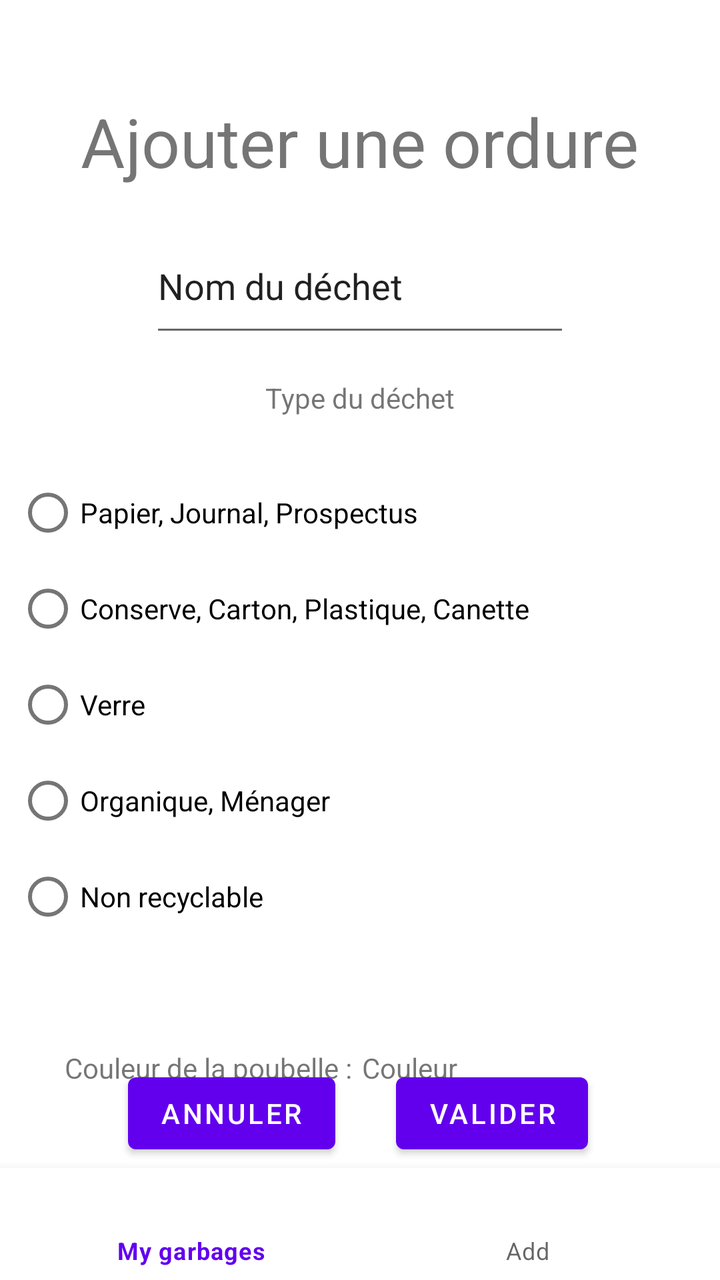
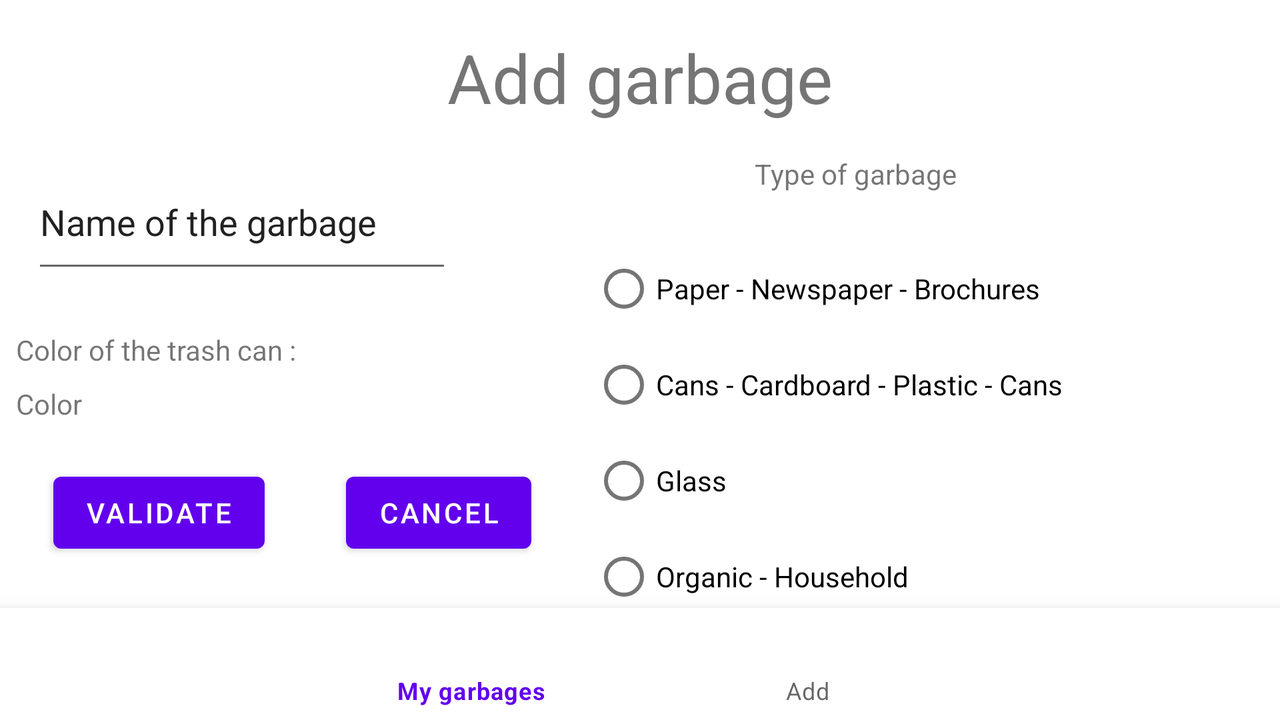

Two renders of one Android screen. The first uses the default layout on a phone; the second uses the alternative layout the repository ships for a different screen configuration, on a matching device. The two XML files are below.
<!-- AndroidManifest.xml: application theme Theme.GarbageGuide -->
<!-- res/layout/activity_add_garbage.xml -->
<?xml version="1.0" encoding="utf-8"?>
<androidx.constraintlayout.widget.ConstraintLayout xmlns:android="http://schemas.android.com/apk/res/android"
    xmlns:app="http://schemas.android.com/apk/res-auto"
    xmlns:tools="http://schemas.android.com/tools"
    android:id="@+id/radioButton_blueTrash"
    android:layout_width="match_parent"
    android:layout_height="match_parent">

    <TextView
        android:id="@+id/txt_add_ordure"
        android:layout_width="wrap_content"
        android:layout_height="wrap_content"
        android:layout_marginTop="48dp"
        android:text="Ajouter une ordure"
        android:textSize="34sp"
        app:layout_constraintBottom_toTopOf="@+id/bottom_navigation"
        app:layout_constraintEnd_toEndOf="parent"
        app:layout_constraintStart_toStartOf="parent"
        app:layout_constraintTop_toTopOf="parent"
        app:layout_constraintVertical_bias="0.0" />

    <EditText
        android:id="@+id/editTextTextPersonName"
        android:layout_width="wrap_content"
        android:layout_height="64dp"
        android:layout_marginTop="16dp"
        android:ems="10"
        android:inputType="textPersonName"
        android:text="Nom du déchet"
        app:layout_constraintBottom_toTopOf="@+id/validate_button_add_garbage"
        app:layout_constraintEnd_toEndOf="parent"
        app:layout_constraintStart_toStartOf="parent"
        app:layout_constraintTop_toBottomOf="@+id/txt_add_ordure"
        app:layout_constraintVertical_bias="0.0" />

    <TextView
        android:id="@+id/textview_select_garbage_type"
        android:layout_width="wrap_content"
        android:layout_height="wrap_content"
        android:layout_marginTop="16dp"
        android:text="Type du déchet"
        app:layout_constraintBottom_toTopOf="@+id/validate_button_add_garbage"
        app:layout_constraintEnd_toEndOf="parent"
        app:layout_constraintStart_toStartOf="parent"
        app:layout_constraintTop_toBottomOf="@+id/editTextTextPersonName"
        app:layout_constraintVertical_bias="0.0" />

    <RadioGroup
        android:id="@+id/radiogroup_garbage_type"
        android:layout_width="344dp"
        android:layout_height="260dp"
        android:layout_marginStart="34dp"
        android:layout_marginTop="24dp"
        android:layout_marginEnd="34dp"
        app:layout_constraintBottom_toBottomOf="@+id/bottom_navigation"
        app:layout_constraintEnd_toEndOf="parent"
        app:layout_constraintStart_toStartOf="parent"
        app:layout_constraintTop_toBottomOf="@+id/textview_select_garbage_type"
        app:layout_constraintVertical_bias="0.0">

        <RadioButton
            android:id="@+id/radioButton_blue_trash"
            android:layout_width="match_parent"
            android:layout_height="wrap_content"
            android:text="Papier, Journal, Prospectus" />

        <RadioButton
            android:id="@+id/radioButton_yellow_trash"
            android:layout_width="match_parent"
            android:layout_height="wrap_content"
            android:text="Conserve, Carton, Plastique, Canette" />

        <RadioButton
            android:id="@+id/radioButton_green_trash"
            android:layout_width="match_parent"
            android:layout_height="wrap_content"
            android:text="Verre" />

        <RadioButton
            android:id="@+id/radioButton_black_trash"
            android:layout_width="match_parent"
            android:layout_height="wrap_content"
            android:text="Organique, Ménager" />

        <RadioButton
            android:id="@+id/radioButton_grey_red_brown_trash"
            android:layout_width="match_parent"
            android:layout_height="wrap_content"
            android:text="Non recyclable" />

    </RadioGroup>

    <TextView
        android:id="@+id/textView_info_color_trash"
        android:layout_width="wrap_content"
        android:layout_height="wrap_content"
        android:layout_marginTop="32dp"
        android:text="Couleur de la poubelle :"
        app:layout_constraintBottom_toBottomOf="parent"
        app:layout_constraintEnd_toEndOf="parent"
        app:layout_constraintHorizontal_bias="0.15"
        app:layout_constraintStart_toStartOf="parent"
        app:layout_constraintTop_toBottomOf="@+id/radiogroup_garbage_type"
        app:layout_constraintVertical_bias="0.0" />

    <TextView
        android:id="@+id/textView_trash_color_for_db"
        android:layout_width="wrap_content"
        android:layout_height="wrap_content"
        android:layout_marginTop="32dp"
        android:text="Couleur"
        app:layout_constraintBottom_toTopOf="@+id/bottom_navigation"
        app:layout_constraintEnd_toEndOf="parent"
        app:layout_constraintHorizontal_bias="0.58"
        app:layout_constraintStart_toStartOf="parent"
        app:layout_constraintTop_toBottomOf="@+id/radiogroup_garbage_type"
        app:layout_constraintVertical_bias="0.0" />

    <Button
        android:id="@+id/cancel_button_add_garbage"
        android:layout_width="wrap_content"
        android:layout_height="wrap_content"
        android:text="Annuler"
        app:layout_constraintBottom_toBottomOf="@+id/bottom_navigation"
        app:layout_constraintEnd_toEndOf="parent"
        app:layout_constraintHorizontal_bias="0.25"
        app:layout_constraintStart_toStartOf="parent"
        app:layout_constraintTop_toTopOf="parent"
        app:layout_constraintVertical_bias="0.9" />

    <Button
        android:id="@+id/validate_button_add_garbage"
        android:layout_width="wrap_content"
        android:layout_height="wrap_content"
        android:text="Valider"
        app:layout_constraintBottom_toBottomOf="parent"
        app:layout_constraintEnd_toEndOf="parent"
        app:layout_constraintHorizontal_bias="0.75"
        app:layout_constraintStart_toStartOf="parent"
        app:layout_constraintTop_toTopOf="parent"
        app:layout_constraintVertical_bias="0.9" />

    <com.google.android.material.bottomnavigation.BottomNavigationView
        android:id="@+id/bottom_navigation"
        android:layout_width="0dp"
        android:layout_height="wrap_content"
        android:background="@color/white"
        app:layout_constraintBottom_toBottomOf="parent"
        app:layout_constraintEnd_toEndOf="parent"
        app:layout_constraintStart_toStartOf="parent"
        app:menu="@menu/bottom_nav_menu">

    </com.google.android.material.bottomnavigation.BottomNavigationView>

</androidx.constraintlayout.widget.ConstraintLayout>
<!-- resources referenced by this layout -->
<resources>
  <style name="Theme.GarbageGuide" parent="Theme.MaterialComponents.DayNight.DarkActionBar">
          
          <item name="colorPrimary">@color/purple_500</item>
          <item name="colorPrimaryVariant">@color/purple_700</item>
          <item name="colorOnPrimary">@color/white</item>
          
          <item name="colorSecondary">@color/teal_200</item>
          <item name="colorSecondaryVariant">@color/teal_700</item>
          <item name="colorOnSecondary">@color/black</item>
          
          <item name="android:statusBarColor">?attr/colorPrimaryVariant</item>
          
      </style>
</resources>
<!-- res/layout-land/activity_add_garbage.xml (the repository's variant of the layout above) -->
<!-- drawn on the phone turned sideways -->
<?xml version="1.0" encoding="utf-8"?>
<androidx.constraintlayout.widget.ConstraintLayout xmlns:android="http://schemas.android.com/apk/res/android"
    xmlns:app="http://schemas.android.com/apk/res-auto"
    xmlns:tools="http://schemas.android.com/tools"
    android:id="@+id/radioButton_blueTrash"
    android:layout_width="match_parent"
    android:layout_height="match_parent">

    <TextView
        android:id="@+id/txt_add_ordure"
        android:layout_width="wrap_content"
        android:layout_height="wrap_content"
        android:layout_marginTop="16dp"
        android:text="@string/title_ajouter_une_ordure"
        android:textSize="34sp"
        app:layout_constraintBottom_toTopOf="@+id/bottom_navigation"
        app:layout_constraintEnd_toEndOf="parent"
        app:layout_constraintStart_toStartOf="parent"
        app:layout_constraintTop_toTopOf="parent"
        app:layout_constraintVertical_bias="0.0" />

    <EditText
        android:id="@+id/editTextTextPersonName"
        android:layout_width="wrap_content"
        android:layout_height="64dp"
        android:layout_marginStart="16dp"
        android:layout_marginTop="16dp"
        android:ems="10"
        android:inputType="textPersonName"
        android:text="@string/nom_du_d_chet"
        app:layout_constraintBottom_toTopOf="@+id/validate_button_add_garbage"
        app:layout_constraintEnd_toEndOf="parent"
        app:layout_constraintHorizontal_bias="0.0"
        app:layout_constraintStart_toStartOf="parent"
        app:layout_constraintTop_toBottomOf="@+id/txt_add_ordure"
        app:layout_constraintVertical_bias="0.0" />

    <TextView
        android:id="@+id/textview_select_garbage_type"
        android:layout_width="wrap_content"
        android:layout_height="wrap_content"
        android:layout_marginTop="16dp"
        android:text="@string/type_du_d_chet"
        app:layout_constraintBottom_toTopOf="@+id/validate_button_add_garbage"
        app:layout_constraintEnd_toEndOf="parent"
        app:layout_constraintHorizontal_bias="0.7"
        app:layout_constraintStart_toStartOf="parent"
        app:layout_constraintTop_toBottomOf="@+id/txt_add_ordure"
        app:layout_constraintVertical_bias="0.0" />

    <RadioGroup
        android:id="@+id/radiogroup_garbage_type"
        android:layout_width="344dp"
        android:layout_height="260dp"
        android:layout_marginTop="24dp"
        app:layout_constraintBottom_toBottomOf="@+id/bottom_navigation"
        app:layout_constraintEnd_toEndOf="parent"
        app:layout_constraintHorizontal_bias="1.0"
        app:layout_constraintStart_toStartOf="parent"
        app:layout_constraintTop_toBottomOf="@+id/textview_select_garbage_type"
        app:layout_constraintVertical_bias="0.0">

        <RadioButton
            android:id="@+id/radioButton_blue_trash"
            android:layout_width="match_parent"
            android:layout_height="wrap_content"
            android:text="@string/papier_journal_prospectus" />

        <RadioButton
            android:id="@+id/radioButton_yellow_trash"
            android:layout_width="match_parent"
            android:layout_height="wrap_content"
            android:text="@string/conserve_carton_plastique_canette" />

        <RadioButton
            android:id="@+id/radioButton_green_trash"
            android:layout_width="match_parent"
            android:layout_height="wrap_content"
            android:text="@string/verre" />

        <RadioButton
            android:id="@+id/radioButton_black_trash"
            android:layout_width="match_parent"
            android:layout_height="wrap_content"
            android:text="@string/organique_m_nager" />

        <RadioButton
            android:id="@+id/radioButton_grey_red_brown_trash"
            android:layout_width="match_parent"
            android:layout_height="wrap_content"
            android:text="@string/non_recyclable" />

    </RadioGroup>

    <TextView
        android:id="@+id/textView_info_color_trash"
        android:layout_width="wrap_content"
        android:layout_height="wrap_content"
        android:layout_marginStart="8dp"
        android:layout_marginTop="24dp"
        android:text="@string/couleur_de_la_poubelle"
        app:layout_constraintBottom_toBottomOf="parent"
        app:layout_constraintEnd_toStartOf="@+id/radiogroup_garbage_type"
        app:layout_constraintHorizontal_bias="0.0"
        app:layout_constraintStart_toStartOf="parent"
        app:layout_constraintTop_toBottomOf="@+id/editTextTextPersonName"
        app:layout_constraintVertical_bias="0.0" />

    <TextView
        android:id="@+id/textView_trash_color_for_db"
        android:layout_width="0dp"
        android:layout_height="wrap_content"
        android:layout_marginStart="8dp"
        android:layout_marginTop="8dp"
        android:text="@string/couleur"
        app:layout_constraintBottom_toBottomOf="parent"
        app:layout_constraintEnd_toStartOf="@+id/radiogroup_garbage_type"
        app:layout_constraintStart_toStartOf="parent"
        app:layout_constraintTop_toBottomOf="@+id/textView_info_color_trash"
        app:layout_constraintVertical_bias="0.0" />

    <Button
        android:id="@+id/cancel_button_add_garbage"
        android:layout_width="wrap_content"
        android:layout_height="wrap_content"
        android:layout_marginBottom="32dp"
        android:text="@string/annuler"
        app:layout_constraintBottom_toBottomOf="@+id/bottom_navigation"
        app:layout_constraintEnd_toStartOf="@+id/radiogroup_garbage_type"
        app:layout_constraintHorizontal_bias="0.85"
        app:layout_constraintStart_toStartOf="parent"
        app:layout_constraintTop_toTopOf="parent"
        app:layout_constraintVertical_bias="0.83" />

    <Button
        android:id="@+id/validate_button_add_garbage"
        android:layout_width="wrap_content"
        android:layout_height="wrap_content"
        android:layout_marginBottom="32dp"
        android:text="@string/valider"
        app:layout_constraintBottom_toBottomOf="parent"
        app:layout_constraintEnd_toEndOf="parent"
        app:layout_constraintHorizontal_bias="0.05"
        app:layout_constraintStart_toStartOf="parent"
        app:layout_constraintTop_toTopOf="parent"
        app:layout_constraintVertical_bias="0.83" />

    <com.google.android.material.bottomnavigation.BottomNavigationView
        android:id="@+id/bottom_navigation"
        android:layout_width="0dp"
        android:layout_height="wrap_content"
        android:background="@color/white"
        app:layout_constraintBottom_toBottomOf="parent"
        app:layout_constraintEnd_toEndOf="parent"
        app:layout_constraintStart_toStartOf="parent"
        app:menu="@menu/bottom_nav_menu">

    </com.google.android.material.bottomnavigation.BottomNavigationView>

</androidx.constraintlayout.widget.ConstraintLayout>
<!-- resources referenced by the variant -->
<!-- as the phone turned sideways resolves them -->
<resources>
  <string name="annuler">Cancel</string>
  <string name="conserve_carton_plastique_canette">Cans - Cardboard - Plastic - Cans</string>
  <string name="couleur">Color</string>
  <string name="couleur_de_la_poubelle">Color of the trash can :</string>
  <string name="nom_du_d_chet">Name of the garbage</string>
  <string name="non_recyclable">Non-recyclable</string>
  <string name="organique_m_nager">Organic - Household</string>
  <string name="papier_journal_prospectus">Paper - Newspaper - Brochures</string>
  <string name="title_ajouter_une_ordure">Add garbage</string>
  <string name="type_du_d_chet">Type of garbage</string>
  <string name="valider">Validate</string>
  <string name="verre">Glass</string>
  <style name="Theme.GarbageGuide" parent="Theme.MaterialComponents.DayNight.DarkActionBar">
          
          <item name="colorPrimary">@color/purple_500</item>
          <item name="colorPrimaryVariant">@color/purple_700</item>
          <item name="colorOnPrimary">@color/white</item>
          
          <item name="colorSecondary">@color/teal_200</item>
          <item name="colorSecondaryVariant">@color/teal_700</item>
          <item name="colorOnSecondary">@color/black</item>
          
          <item name="android:statusBarColor">?attr/colorPrimaryVariant</item>
          
      </style>
</resources>
